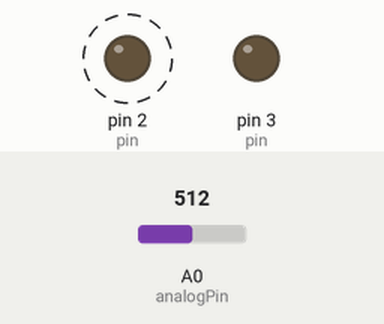
A sketch run on a simulated Arduino Uno, built with avr-gcc and run on an emulated ATmega328P. On the bench: output pins drawn as LEDs (lit = HIGH). Dashed ring = blinking. The test bench sets the inputs (shaded band); at power-on: A0 (analogPin) = 512.

Above: at 1.26 s.
1.3 s: A0 (analogPin) set to 985
4.3 s: A0 (analogPin) set to 1019
At 4.51 s:
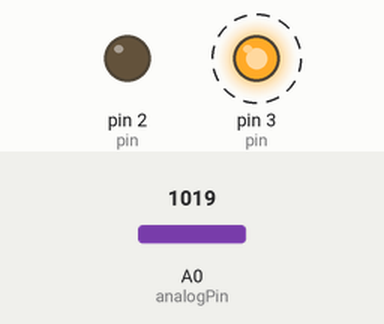
7.3 s: A0 (analogPin) set to 990
At 7.51 s:
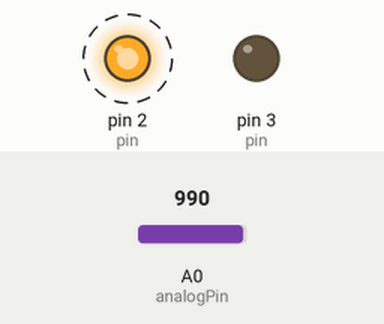
10.3 s: A0 (analogPin) set to 1010
At 10.52 s:
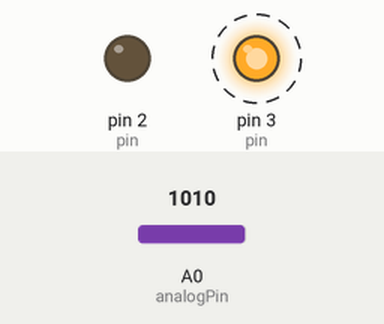
Timing chart, 0 to 14.3 s (numbered marks = the images above; inputs shaded):
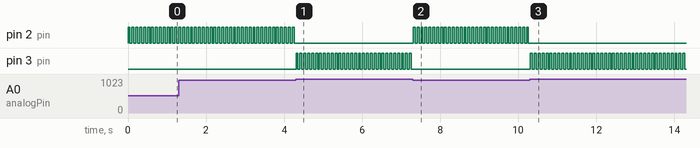

The sketch:

tilt.ino
```cpp
/* blink.ino
 * Omkar H. Ramachandran
 * omkar.ramachandran@colorado.edu
 *
 * Simple Arduino 'hello-world' blink program
 */
#include <avr/io.h>

int analogPin = 0;
int val = 0;
float voltage = 0;
int f_max=30;
int f_min=1;
int f;
int dtime = 0;
int pin = 0;

void setup(){
	// Configure pin 7 for output
	pinMode(2, OUTPUT);
	pinMode(3, OUTPUT);
	Serial.begin(9600);
}

void loop(){
	val = analogRead(analogPin);
	if(val > 1000){
		pin = 3;
		dtime = 50;
	}else{
		pin = 2;
		dtime = 50;
	}
	digitalWrite(pin, HIGH);
	delay(dtime);
	digitalWrite(pin, LOW);
	delay(dtime);
}
```

Measured:
- the behaviour switches between 1000 and 1001 on A0 (analogPin) (found by bisection; images 0 and 1)
- after the input at 4.3 s, pin 2 (pin): stops changing and stays LOW; pin 3 (pin): alternates HIGH for 0.05 s and LOW for 0.05 s, starting at once
- after the input at 7.3 s, pin 2 (pin): alternates HIGH for 0.05 s and LOW for 0.05 s, starting at once; pin 3 (pin): stops changing and stays LOW
- after the input at 10.3 s, pin 2 (pin): stops changing and stays LOW; pin 3 (pin): alternates HIGH for 0.05 s and LOW for 0.05 s, starting at once
- by itself, pin 2 (pin): alternates HIGH for 0.05 s and LOW for 0.05 s
